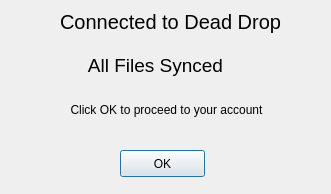
<?xml version="1.0" encoding="UTF-8"?>
<ui version="4.0">
 <class>connecting</class>
 <widget class="QDialog" name="connecting">
  <property name="geometry">
   <rect>
    <x>0</x>
    <y>0</y>
    <width>331</width>
    <height>194</height>
   </rect>
  </property>
  <property name="sizePolicy">
   <sizepolicy hsizetype="Fixed" vsizetype="Fixed">
    <horstretch>0</horstretch>
    <verstretch>0</verstretch>
   </sizepolicy>
  </property>
  <property name="windowTitle">
   <string>Dialog</string>
  </property>
  <widget class="QLabel" name="label">
   <property name="geometry">
    <rect>
     <x>60</x>
     <y>10</y>
     <width>291</width>
     <height>23</height>
    </rect>
   </property>
   <property name="sizePolicy">
    <sizepolicy hsizetype="Expanding" vsizetype="Expanding">
     <horstretch>0</horstretch>
     <verstretch>0</verstretch>
    </sizepolicy>
   </property>
   <property name="font">
    <font>
     <pointsize>15</pointsize>
    </font>
   </property>
   <property name="text">
    <string>Connected to Dead Drop </string>
   </property>
  </widget>
  <widget class="QPushButton" name="okbutton">
   <property name="geometry">
    <rect>
     <x>120</x>
     <y>150</y>
     <width>85</width>
     <height>27</height>
    </rect>
   </property>
   <property name="sizePolicy">
    <sizepolicy hsizetype="Expanding" vsizetype="Fixed">
     <horstretch>0</horstretch>
     <verstretch>0</verstretch>
    </sizepolicy>
   </property>
   <property name="text">
    <string>OK</string>
   </property>
  </widget>
  <widget class="QLabel" name="label_2">
   <property name="geometry">
    <rect>
     <x>50</x>
     <y>50</y>
     <width>211</width>
     <height>31</height>
    </rect>
   </property>
   <property name="font">
    <font>
     <pointsize>14</pointsize>
    </font>
   </property>
   <property name="text">
    <string>All Files Synced</string>
   </property>
   <property name="alignment">
    <set>Qt::AlignCenter</set>
   </property>
  </widget>
  <widget class="QLabel" name="label_3">
   <property name="geometry">
    <rect>
     <x>36</x>
     <y>100</y>
     <width>261</width>
     <height>20</height>
    </rect>
   </property>
   <property name="text">
    <string>Click OK to proceed to your account</string>
   </property>
   <property name="alignment">
    <set>Qt::AlignCenter</set>
   </property>
  </widget>
 </widget>
 <resources/>
 <connections/>
</ui>
